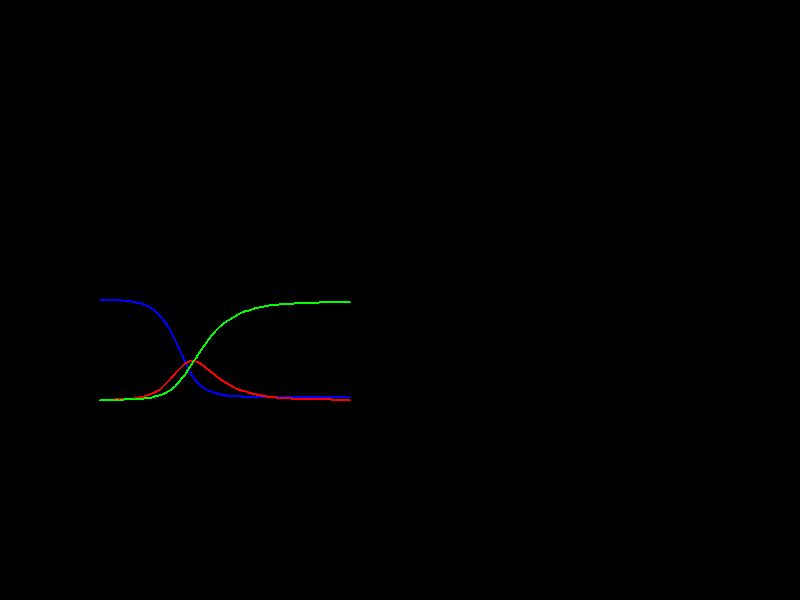
Frame 1 (no input)
Frame 60 (the mouse pressed at the canvas centre just before this capture): identical to frame 1, image omitted
Frame 120 (the mouse held since frame 60 and released just before this capture): identical to frame 1, image omitted

The Processing sketch that drew this single still picture (run headless with seeded random() and noise(); from frame 60 on, the mouse is pressed at the canvas centre):

// Processing sketch: modelSIR
// ── modelSIR.pde
float N = 1000;
// Curados por dia
float k = 0.2f;
// Dias de analise
float days = 50;
// Taxa de Contato
float b = 0.7;

// Infectados
float I = 1;
// Recuperados
float R = 0;
// Susetiveis TOTAL - (INFECTADOS + RECUPERADOS)
float S = N - (I + R);

class Sample {
   public float I, R, S, t;
   
   Sample(float S, float R, float I, float t) {
     this.I = I;
     this.R = R;
     this.S = S;
     this.t = t;
   }
}

ArrayList<Sample> samples = new ArrayList<Sample>();

void setup() {
  size(800, 600);
  
  noSmooth();
  strokeWeight(2);
  
  println("Initial Value: ");
  println("S: " + S);
  println("R: " + R);
  println("I: " + I);
  
  addSample(0);
  
  for(int i = 0; i < days; ++i)
    deriv(i + 1);
}

void draw() {
  background(0);
  
  stroke(255);

  for(int i = 0; i < samples.size() - 1; ++i) {
    stroke(0, 0, 255);
    point(samples.get(i).t*5 + 100, samples.get(i).S * 100 + 300);
    line(samples.get(i).t*5 + 100, samples.get(i).S * 100 + 300, samples.get(i + 1).t*5 + 100, samples.get(i + 1).S * 100 + 300);
    
    stroke(255, 0, 0);
    point(samples.get(i).t*5 + 100, samples.get(i).I * 100 + 300);
    line(samples.get(i).t*5 + 100, samples.get(i).I * 100 + 300, samples.get(i + 1).t*5 + 100, samples.get(i + 1).I * 100 + 300);
    
    stroke(0, 255, 0);
    point(samples.get(i).t*5 + 100, samples.get(i).R * 100 + 300);
    line(samples.get(i).t*5 + 100, samples.get(i).R * 100 + 300, samples.get(i + 1).t*5 + 100, samples.get(i + 1).R * 100 + 300);
  }
}

void deriv(float t) {
  float dSdt = -b*S*I/N;
  float dIdt = b*S*I/N - k*I;
  float dRdt = k*I;
  
  S += dSdt;
  I += dIdt;
  R += dRdt;
  
  addSample(t);  
}

void addSample(float t) {
  samples.add(new Sample(1.0f - (S / N), 1.0f - (R / N), 1.0f - (I / N), t));
}
